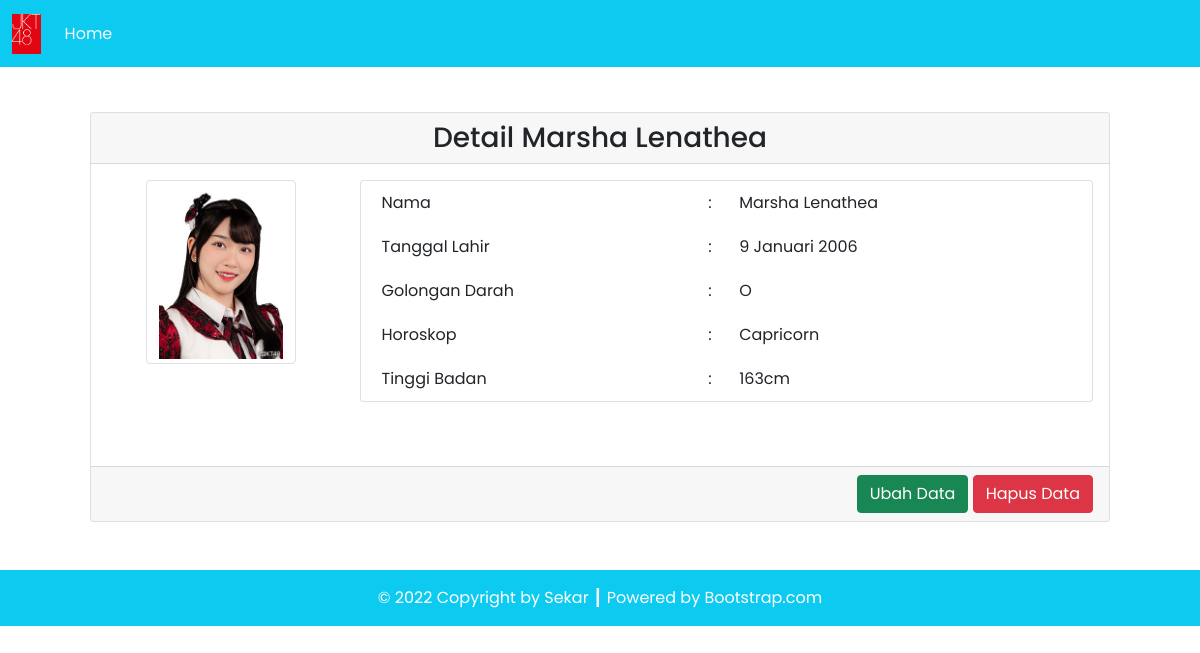
The app's page /TP3DPBO/detail.php?id=5 with its own data.
### tables this page shows
CREATE TABLE `member`  (
  `id_member` int NOT NULL AUTO_INCREMENT,
  `nama_member` varchar(255) NOT NULL,
  `tanggal_lahir` varchar(255) NOT NULL,
  `gol_darah` varchar(255) NOT NULL,
  `horoskop` varchar(255) NOT NULL,
  `tinggi_badan` varchar(255) NOT NULL,
  `foto_member` varchar(255) NOT NULL,
  `id_gen` int NOT NULL,
  `id_fanbase` int NOT NULL,
  PRIMARY KEY (`id_member`) USING BTREE,
  INDEX `fk_fanbase`(`id_fanbase` ASC) USING BTREE,
  INDEX `fk_gen`(`id_gen` ASC) USING BTREE,
  CONSTRAINT `fk_fanbase` FOREIGN KEY (`id_fanbase`) REFERENCES `fanbase` (`id_fanbase`) ON DELETE RESTRICT ON UPDATE RESTRICT,
  CONSTRAINT `fk_gen` FOREIGN KEY (`id_gen`) REFERENCES `generasi` (`id_gen`) ON DELETE RESTRICT ON UPDATE RESTRICT
);

### TP3DPBO/config/db.php (called while the page is built)
<?php
$DB_HOST = "localhost";
$DB_USERNAME = "root";
$DB_PASSWORD = "";
$DB_NAME = "db_jkt";
?>

### TP3DPBO/classes/DB.php (called while the page is built, shortened)
<?php
class DB
{
    private $hostname;
    private $username;
    private $password;
    private $dbname;
    private $conn;
    private $result;
    function __construct($hostname, $username, $password, $dbname)
    {
        $this->hostname = $hostname;
        $this->username = $username;
        $this->password = $password;
        $this->dbname = $dbname;
    }
    function open()
    {
        $this->conn = mysqli_connect($this->hostname, $this->username, $this->password, $this->dbname);
    }
    function execute($query)
    {
        $this->result = mysqli_query($this->conn, $query);
    }
    function getResult()
    {
        return mysqli_fetch_array($this->result);
    }
}
?>

### TP3DPBO/classes/Member.php (called while the page is built, shortened)
<?php
class Member extends DB
{
    function getMemberById($id)
    {
        $query = "SELECT * FROM member WHERE id_member=$id";
        return $this->execute($query);
    }
}

### TP3DPBO/detail.php (the view, shortened to what this page needs)
<?php
include('config/db.php');
include('classes/DB.php');
include('classes/Member.php');
$member = new Member($DB_HOST, $DB_USERNAME, $DB_PASSWORD, $DB_NAME);
$member->open();
$data = nulL;
if (isset($_GET['id'])) {
    $id = $_GET['id'];
    if ($id > 0) {
        $member->getMemberById($id);
        $row = $member->getResult();
        $data .= '<div class="card-header text-center">
        <h3 class="my-0">Detail ' . $row['nama_member'] . '</h3>
        </div>
        <div class="card-body text-end">
            <div class="row mb-5">
                <div class="col-3">
                    <div class="row justify-content-center">
                        <img src="assets/images/' . $row['foto_member'] . '" class="img-thumbnail" alt="' . $row['foto_member'] . '" width="60">
                        </div>
                    </div>
                    <div class="col-9">
                        <div class="card px-3">
                            <table border="0" class="text-start">
                                <tr>
                                    <td>Nama</td>
                                    <td>:</td>
                                    <td>' . $row['nama_member'] . '</td>
                                </tr>
                                <tr>
                                    <td>Tanggal Lahir</td>
                                    <td>:</td>
                                    <td>' . $row['tanggal_lahir'] . '</td>
                                </tr>
                                <tr>
                                    <td>Golongan Darah</td>
                                    <td>:</td>
                                    <td>' . $row['gol_darah'] . '</td>
                                </tr>
                                <tr>
                                    <td>Horoskop</td>
                                    <td>:</td>
                                    <td>' . $row['horoskop'] . '</td>
                                </tr>
                                <tr>
                                    <td>Tinggi Badan</td>
                                    <td>:</td>
                                    <td>' . $row['tinggi_badan'] . '</td>
                                </tr>
                            </table>
                        </div>
                    </div>
                </div>
            </div>
            <div class="card-footer text-end">
                <a href="formEditMember.php?id=' . $row['id_member'] . '"><button type="button" class="btn btn-success text-white">Ubah Data</button></a>
                <a href="detail.php?hapus=' . $row['id_member'] . '"><button type="button" class="btn btn-danger">Hapus Data</button></a>
            </div>';
    }
}

### records on screen
member: nama_member "Marsha Lenathea", foto_member (picture), tanggal_lahir "9 Januari 2006", gol_darah "O", horoskop "Capricorn", tinggi_badan "163cm"

### other values on screen
$this->content "Home © 2022 Copyright by Sekar ┃ Powered by Bootstrap.com"
